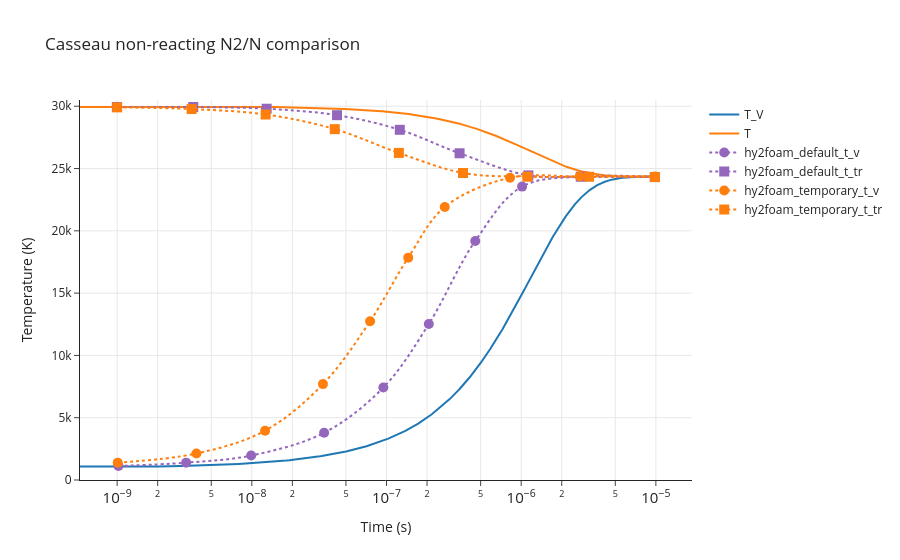

Source (notebook cell):
### Code cell
make_temperature_reference_plot(
    result=multispecies_heating_result,
    reference_csv=RESULTS_DIR / 'casseau_figure_3_3.csv',
    title='Casseau non-reacting N2/N comparison',
    yaxis_range=[0, 30500],
    T_eq=7623.3,
)

### Figure 1 — Plotly figure (JSON) as saved in the notebook; plotly's stock layout.template omitted (floating-point values rounded to 4 significant figures; data arrays with more than 128 entries replaced by an {"elided": "..."} marker saying what was removed)
{"data": [{"mode": "lines", "name": "T_V", "type": "scatter", "x": {"elided": "10001 float values"}, "y": {"elided": "10001 float values"}}, {"mode": "lines", "name": "T", "type": "scatter", "x": {"elided": "10001 float values"}, "y": {"elided": "10001 float values"}}, {"line": {"dash": "dot", "shape": "spline", "smoothing": 1}, "marker": {"color": "#9467bd", "size": 10, "symbol": "circle"}, "mode": "markers+lines", "name": "hy2foam_default_t_v", "type": "scatter", "x": [1.022e-09, 3.253e-09, 9.886e-09, 3.442e-08, 9.475e-08, 2.062e-07, 4.559e-07, 1.016e-06, 3.086e-06, 9.767e-06], "y": [1119.0, 1392.0, 1965.0, 3793.0, 7423.0, 12530.0, 19180.0, 23550.0, 24370.0, 24310.0]}, {"line": {"dash": "dot", "shape": "spline", "smoothing": 1}, "marker": {"color": "#9467bd", "size": 10, "symbol": "square"}, "mode": "markers+lines", "name": "hy2foam_default_t_tr", "type": "scatter", "x": [9.951e-10, 3.673e-09, 1.288e-08, 4.293e-08, 1.255e-07, 3.489e-07, 1.131e-06, 2.769e-06, 9.823e-06], "y": [29940.0, 29940.0, 29800.0, 29280.0, 28110.0, 26220.0, 24450.0, 24340.0, 24310.0]}, {"line": {"dash": "dot", "shape": "spline", "smoothing": 1}, "marker": {"color": "#ff7f0e", "size": 10, "symbol": "circle"}, "mode": "markers+lines", "name": "hy2foam_temporary_t_v", "type": "scatter", "x": [1.01e-09, 3.88e-09, 1.254e-08, 3.374e-08, 7.556e-08, 1.45e-07, 2.708e-07, 8.267e-07, 2.722e-06, 9.878e-06], "y": [1392.0, 2129.0, 3957.0, 7695.0, 12740.0, 17850.0, 21910.0, 24260.0, 24370.0, 24370.0]}, {"line": {"dash": "dot", "shape": "spline", "smoothing": 1}, "marker": {"color": "#ff7f0e", "size": 10, "symbol": "square"}, "mode": "markers+lines", "name": "hy2foam_temporary_t_tr", "type": "scatter", "x": [1.001e-09, 3.57e-09, 1.267e-08, 4.128e-08, 1.236e-07, 3.698e-07, 1.112e-06, 3.194e-06, 9.823e-06], "y": [29910.0, 29770.0, 29340.0, 28160.0, 26250.0, 24640.0, 24340.0, 24340.0, 24310.0]}], "layout": {"shapes": [{"line": {"color": "black", "dash": "dash"}, "type": "line", "x0": 0, "x1": 1, "xref": "x domain", "y0": 7623.0, "y1": 7623.0, "yref": "y"}], "title": {"text": "Casseau non-reacting N2/N comparison"}, "xaxis": {"exponentformat": "power", "showexponent": "all", "showgrid": true, "title": {"text": "Time (s)"}, "type": "log"}, "yaxis": {"range": [0, 30500], "showgrid": true, "title": {"text": "Temperature (K)"}}}}
